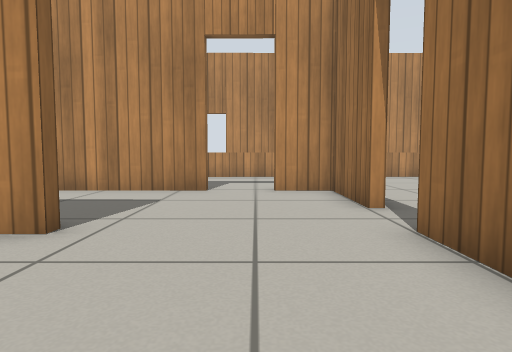
View 1 (above)

16 first-person views from a walk through a world built for the Gazebo simulator. The camera is 0.5 m above the floor, tilts 4° down and sees 75° across. The floor is counted in squares, 0.5 m on a side. Each view is taken from the middle of a square. On the plan, view 1 faces up. The plan holds only what a view shows up to about 12 squares ahead; the rest is blank. The place goes on beyond the plan. Robots are left out. Gazebo's built-in surfaces are drawn with simple patterns.

View 2
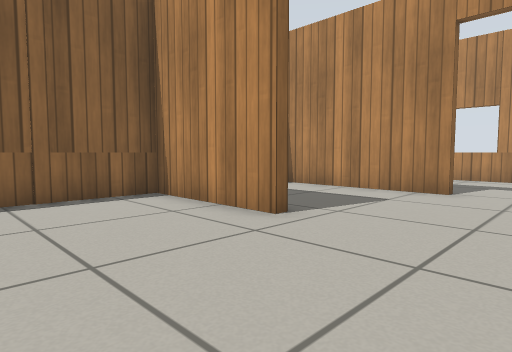

View 3
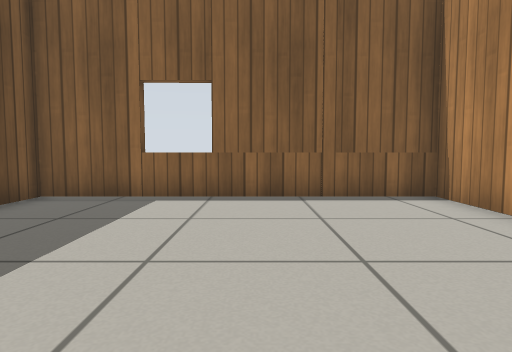

View 4
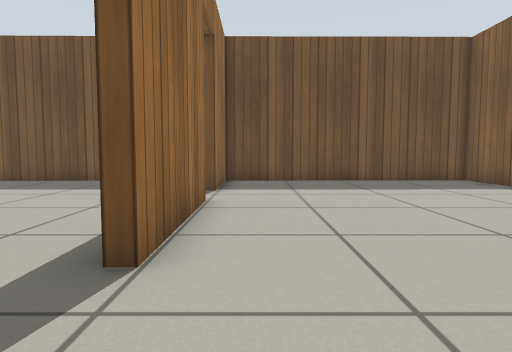

View 5
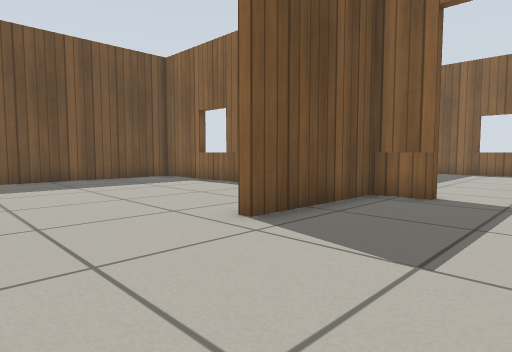

View 6
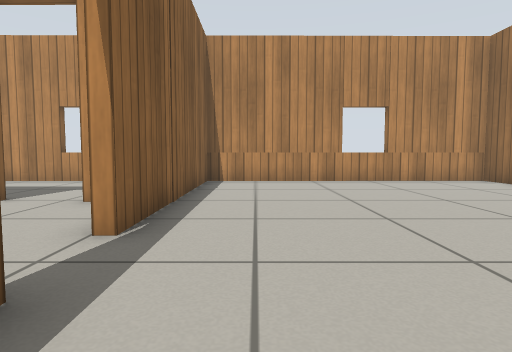

View 7
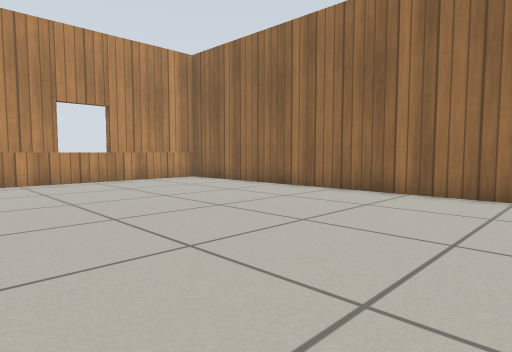

View 8
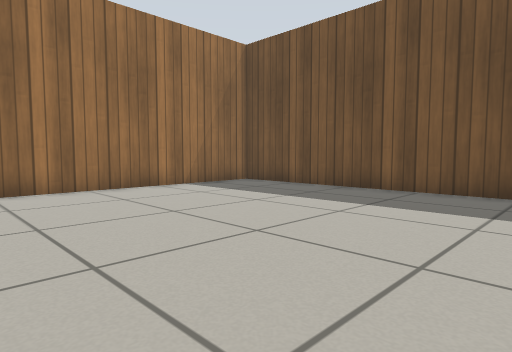

View 9
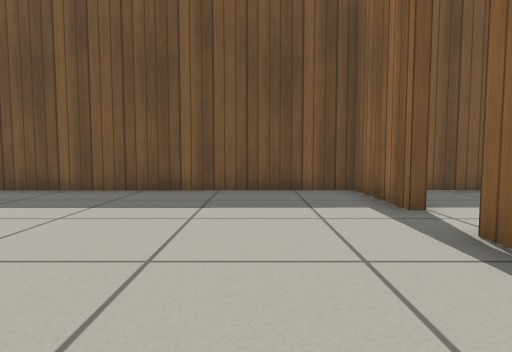

View 10
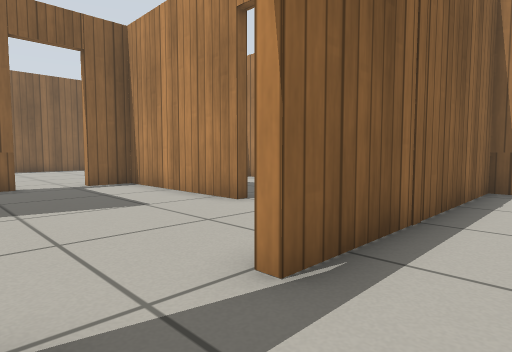

View 11
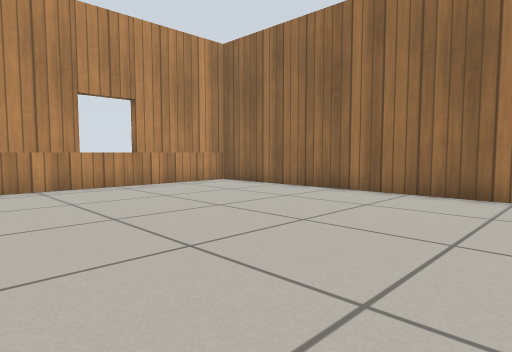

View 12
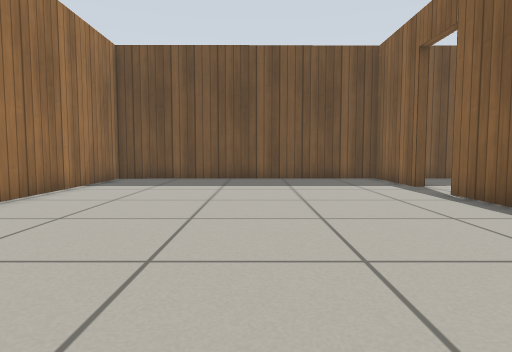

View 13
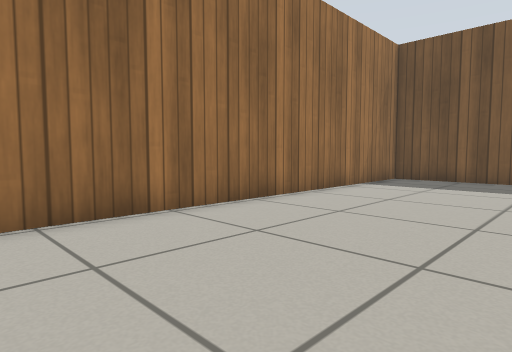

View 14
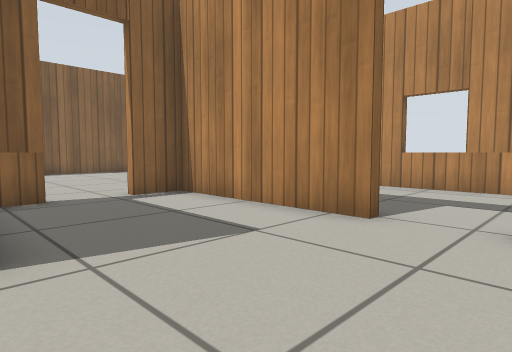

View 15
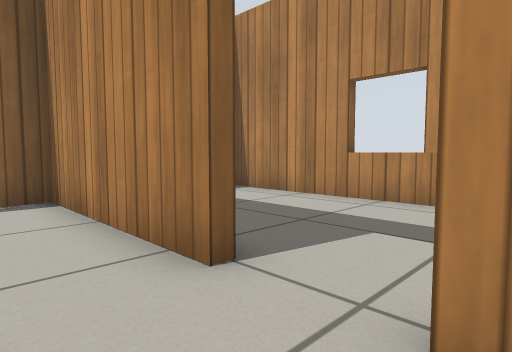

View 16
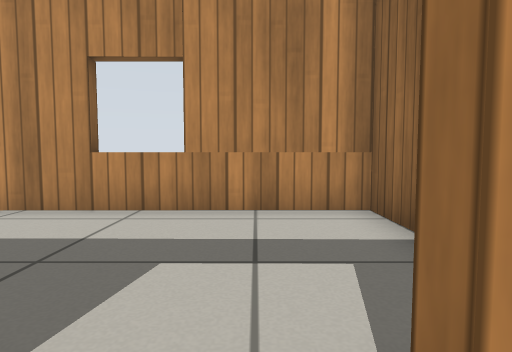

### Floor plan
Points are (right, up) in squares from view 1. A wall is a line through its corners. A room is listed if a view was taken in it or the views show most of it. See-through windows are left out.
Room 1 (views 1, 2, 3)
walls: (-2.6, 4) (-6.5, 4.1) (-6.5, -4.9) (2.1, -4.8) (2.1, -1.7); (2.1, 0.1) (2, 4.2)
ways out: opening at (-0.5, 4) to room 2; open door at (2, -0.5) to room 3
Room 2 (views 4, 5, 14, 15, 16)
walls: (-1.3, 8.7) (-6.6, 8.8) (-6.6, 7.5); (2, 6) (2, 8.7) (0.5, 8.7); (-6.6, 5.7) (-6.5, 4.4) (-2.6, 4.3) (-2.6, 4)
ways out: opening at (-0.5, 4) to room 1; open door at (2, 5.5) to room 3; open door at (-7, 6.5); open door at (-0.5, 9)
Room 3 (views 6, 7, 8, 9, 10, 11, 12, 13)
walls: (2.3, 2.1) (2.4, 0.1); (2.4, -1.7) (2.4, -4.8) (11.8, -4.7); (12.3, -4.3) (12.1, 13.8) (2.3, 13.7) (2.3, 6)
ways out: open door at (2, -0.5) to room 1; open door at (2, 5.5) to room 2

Where each view was taken, in squares from view 1:
view 1: 0 up, 0 right, facing up
view 2: 0 up, 1 right, facing up-left
view 3: 0 up, 1 right, facing left
view 4: 7 up, 1 right, facing down
view 5: 8 up, 1 right, facing down-left
view 6: 2 up, 4 right, facing up
view 7: 2 up, 4 right, facing up-right
view 8: 4 up, 3 right, facing down-right
view 9: 4 up, 5 right, facing down
view 10: 4 up, 4 right, facing up-left
view 11: 4 up, 4 right, facing up-right
view 12: 8 up, 7 right, facing down
view 13: 8 up, 7 right, facing down-right
view 14: 4 up, 1 right, facing up-left
view 15: 7 up, 1 right, facing up-left
view 16: 8 up, 0 right, facing up
